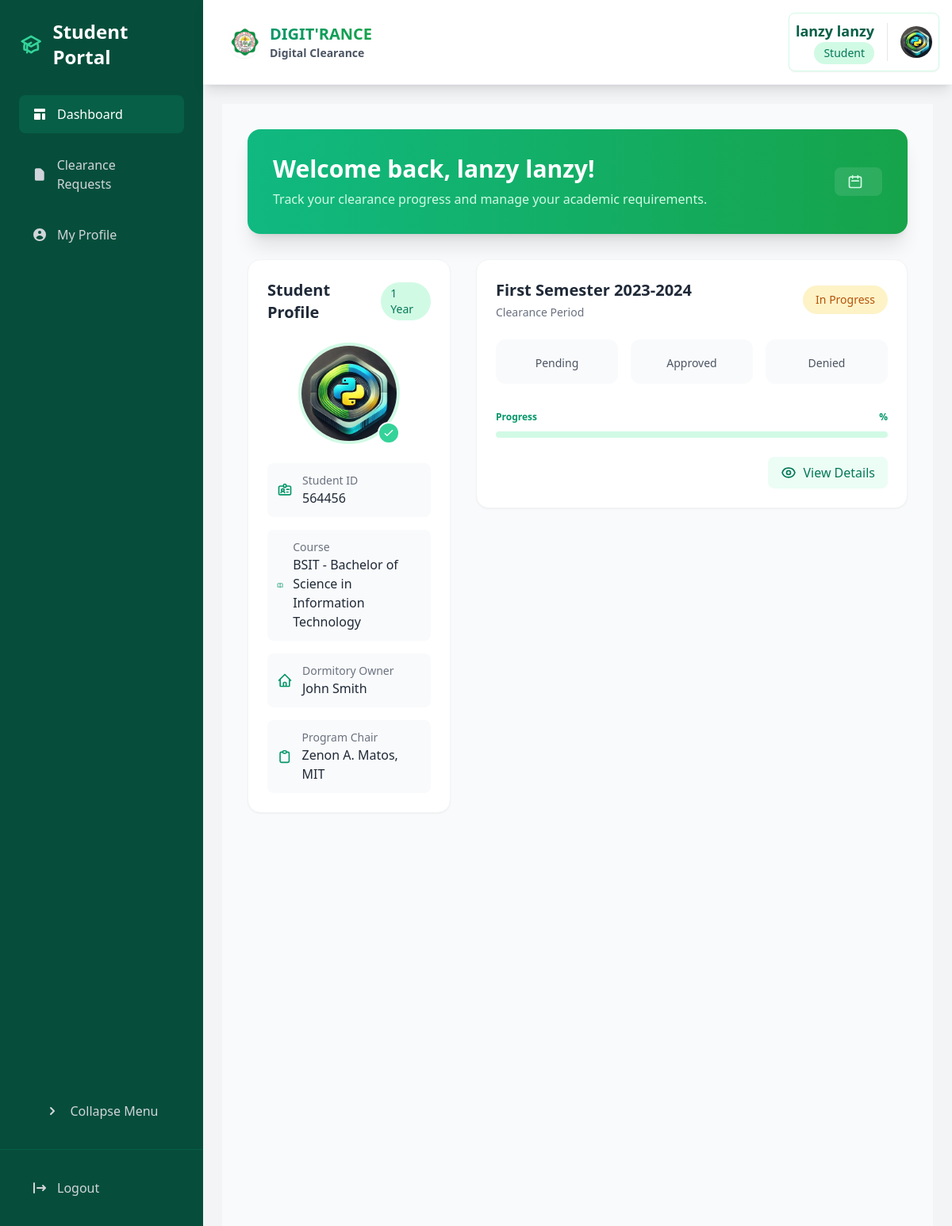
Page /student/dashboard/ (signed in) on the committed database.
### core/models.py (models this page shows, shortened)
class Student(models.Model):
    student_id = models.CharField(max_length=20, unique=True)
    user = models.OneToOneField(User, on_delete=models.CASCADE)
    course = models.ForeignKey(Course, on_delete=models.PROTECT)
    year_level = models.IntegerField()
    is_boarder = models.BooleanField(default=False)
    created_at = models.DateTimeField(auto_now_add=True)
    program_chair = models.ForeignKey(ProgramChair, on_delete=models.SET_NULL, null=True, blank=True, related_name="students")
    dormitory_owner = models.ForeignKey(Staff, on_delete=models.SET_NULL, null=True, blank=True, related_name="students_dorm", limit_choices_to={'is_dormitory_owner': True})
    is_approved = models.BooleanField(default=False)
    approval_date = models.DateTimeField(null=True, blank=True)
    approval_admin = models.ForeignKey(User, on_delete=models.SET_NULL, null=True, blank=True, related_name='approved_students')
    profile_picture = models.ImageField(
        upload_to='student_profiles/',
        null=True,
        blank=True
    )
    def get_profile_picture_url(self):
        if self.profile_picture and hasattr(self.profile_picture, 'url'):
            return self.profile_picture.url
        return static('img/default-profile.png')
    @property
    def full_name(self):
        return self.user.get_full_name()

class Course(models.Model):
    code = models.CharField(max_length=10, unique=True)  # e.g., BSIT, BPED
    name = models.CharField(max_length=100)  # e.g., Bachelor of Science in Information Technology
    dean = models.ForeignKey(Dean, on_delete=models.CASCADE, related_name='courses')
    is_active = models.BooleanField(default=True)  # To mark if course is currently offered
    created_at = models.DateTimeField(auto_now_add=True)
    updated_at = models.DateTimeField(auto_now=True)
    class Meta:
        ordering = ['code']
    def __str__(self):
        return f"{self.code} - {self.name}"

class Staff(models.Model):
    user = models.OneToOneField(User, on_delete=models.CASCADE)
    office = models.ForeignKey(Office, on_delete=models.CASCADE, related_name='staff')
    role = models.CharField(max_length=100)
    is_dormitory_owner = models.BooleanField(default=False)  # For dormitory (BH) manager
    profile_picture = models.ImageField(
        upload_to='staff_profiles/',
        null=True,
        blank=True
    )

class ProgramChair(models.Model):
    user = models.OneToOneField(User, on_delete=models.CASCADE)
    dean = models.ForeignKey(Dean, on_delete=models.SET_NULL, null=True, blank=True)
    profile_picture = models.ImageField(
        upload_to='program_chair_profiles/',
        null=True,
        blank=True
    )

class Clearance(models.Model):
    SEMESTER_CHOICES = SEMESTER_CHOICES  # Reference the module-level choices
    student = models.ForeignKey(Student, on_delete=models.CASCADE, related_name='clearances')
    school_year = models.CharField(max_length=9)  # Format: 2023-2024
    semester = models.CharField(max_length=3, choices=SEMESTER_CHOICES)
    is_cleared = models.BooleanField(default=False)
    cleared_date = models.DateTimeField(null=True, blank=True)
    program_chair_approved = models.BooleanField(default=False)
    created_at = models.DateTimeField(auto_now_add=True)
    class Meta:
        unique_together = ['student', 'school_year', 'semester']
        ordering = ['-school_year', '-semester']

### core/views.py (the view)
# urls.py: path('student/dashboard/', views.student_dashboard, name='student_dashboard'),
@login_required
def student_dashboard(request):
    try:
        student = request.user.student
        clearances = Clearance.objects.filter(student=student).order_by('-school_year', '-semester')
        context = {
            'student_info': student,
            'clearances': clearances,
        }
        return render(request, 'core/student_dashboard.html', context)
    except Student.DoesNotExist:
        messages.error(request, "Student profile not found.")
        return redirect('home')

### templates/core/student_dashboard.html (shortened to what this page needs)
{% extends "base.html" %}
{% load static %}
{% block sidebar %}
{% include "components/student_sidenav.html" %}
{% endblock %}
{% block content %}
<div class="min-h-screen bg-gray-50">
    <div class="max-w-7xl mx-auto px-4 sm:px-6 lg:px-8 py-8">
        <div class="bg-gradient-to-r from-emerald-500 to-green-600 rounded-2xl shadow-xl mb-8 p-6 sm:p-8">
            <div class="flex flex-col sm:flex-row items-center justify-between">
                <div class="mb-4 sm:mb-0">
                    <h1 class="text-3xl font-bold text-white mb-2">Welcome back, {{ student_info.full_name }}!</h1>
                    <p class="text-emerald-100">Track your clearance progress and manage your academic requirements.</p>
                </div>
                <div class="flex items-center space-x-2 bg-white/10 rounded-lg px-4 py-2">
                    <svg class="w-5 h-5 text-emerald-100" fill="none" stroke="currentColor" viewBox="0 0 24 24">
                        <path stroke-linecap="round" stroke-linejoin="round" stroke-width="2" d="M8 7V3m8 4V3m-9 8h10M5 21h14a2 2 0 002-2V7a2 2 0 00-2-2H5a2 2 0 00-2 2v12a2 2 0 002 2z" />
                    </svg>
                </div>
            </div>
        </div>
        <div class="grid grid-cols-1 lg:grid-cols-3 gap-8">
            <div class="lg:col-span-1">
                <div class="bg-white rounded-2xl shadow-sm border border-gray-100 overflow-hidden">
                    <div class="p-6">
                        <div class="flex items-center justify-between mb-6">
                            <h2 class="text-xl font-bold text-gray-800">Student Profile</h2>
                            <span class="px-3 py-1 bg-emerald-100 text-emerald-700 rounded-full text-sm font-medium">
                                {{ student_info.year_level }} Year
                            </span>
                        </div>
                        <div class="flex justify-center mb-6">
                            <div class="relative">
                                <img src="{{ student_info.get_profile_picture_url|default:'static/img/default-avatar.png' }}"
                                     alt="Profile Picture"
                                     class="w-32 h-32 rounded-full object-cover border-4 border-emerald-100">
                                <div class="absolute bottom-0 right-0 bg-emerald-400 p-1 rounded-full border-2 border-white">
                                    <svg class="w-4 h-4 text-white" fill="none" stroke="currentColor" viewBox="0 0 24 24">
                                        <path stroke-linecap="round" stroke-linejoin="round" stroke-width="2" d="M5 13l4 4L19 7" />
                                    </svg>
                                </div>
                            </div>
                        </div>
                        <div class="space-y-4">
                            <div class="flex items-center p-3 bg-gray-50 rounded-lg">
                                <div>
                                    <p class="text-sm text-gray-500">Student ID</p>
                                    <p class="font-medium text-gray-800">{{ student_info.student_id }}</p>
                                </div>
                            </div>
                            <div class="flex items-center p-3 bg-gray-50 rounded-lg">
                                <div>
                                    <p class="text-sm text-gray-500">Course</p>
                                    <p class="font-medium text-gray-800">{{ student_info.course }}</p>
                                </div>
                            </div>
                            {% if student_info.is_boarder %}
                            <div class="flex items-center p-3 bg-gray-50 rounded-lg">
                                <div>
                                    <p class="text-sm text-gray-500">Dormitory Owner</p>
                                    <p class="font-medium text-gray-800">{{ student_info.dormitory_owner.user.get_full_name }}</p>
                                </div>
                            </div>
                            {% endif %}
                            <div class="flex items-center p-3 bg-gray-50 rounded-lg">
                                <svg class="w-5 h-5 text-emerald-600 mr-3" fill="none" stroke="currentColor" viewBox="0 0 24 24">
                                    <path stroke-linecap="round" stroke-linejoin="round" stroke-width="2" d="M9 5H7a2 2 0 00-2 2v12a2 2 0 002 2h10a2 2 0 002-2V7a2 2 0 00-2-2h-2M9 5a2 2 0 002 2h2a2 2 0 002-2M9 5a2 2 0 012-2h2a2 2 0 012 2" />
                                </svg>
                                <div>
                                    <p class="text-sm text-gray-500">Program Chair</p>
                                    <p class="font-medium text-gray-800">{{ student_info.program_chair.user.get_full_name }}</p>
                                </div>
                            </div>
                        </div>
                    </div>
                </div>
            </div>
            <div class="lg:col-span-2">
                <div class="space-y-6">
                    {% for clearance in clearances %}
                    <div class="bg-white rounded-2xl shadow-sm border border-gray-100 overflow-hidden hover:shadow-md transition-shadow duration-300">
                        <div class="p-6">
                            <div class="flex justify-between items-center mb-6">
                                <div>
                                    <h3 class="text-xl font-bold text-gray-800">
                                        {{ clearance.get_semester_display }} {{ clearance.school_year }}
                                    </h3>
                                    <p class="text-gray-500 text-sm mt-1">Clearance Period</p>
                                </div>
                                <span class="px-4 py-2 rounded-full {% if clearance.is_cleared %}bg-emerald-100 text-emerald-700{% else %}bg-amber-100 text-amber-700{% endif %} font-medium text-sm">
                                    {{ clearance.is_cleared|yesno:"Cleared,In Progress" }}
                                </span>
                            </div>
                            <div class="grid grid-cols-3 gap-4 mb-6">
                                <div class="bg-gray-50 rounded-xl p-4 text-center">
                                    <div class="text-gray-600 text-sm">Pending</div>
                                </div>
                                <div class="bg-gray-50 rounded-xl p-4 text-center">
                                    <div class="text-gray-600 text-sm">Approved</div>
                                </div>
                                <div class="bg-gray-50 rounded-xl p-4 text-center">
                                    <div class="text-gray-600 text-sm">Denied</div>
                                </div>
                            </div>
                            <div class="relative pt-1 mb-6">
                                <div class="flex mb-2 items-center justify-between">
                                    <div>
                                        <span class="text-xs font-semibold inline-block text-emerald-600">
                                            Progress
                                        </span>
                                    </div>
                                    <div class="text-right">
                                        <span class="text-xs font-semibold inline-block text-emerald-600">
                                            {{ clearance.progress_percentage }}%
                                        </span>
                                    </div>
                                </div>
                                <div class="overflow-hidden h-2 text-xs flex rounded bg-emerald-100">
                                </div>
                            </div>
                            <div class="flex justify-end">
                                <a href="{% url 'view_clearance_details' clearance.id %}"
                                   class="inline-flex items-center px-4 py-2 bg-emerald-50 text-emerald-700 rounded-lg hover:bg-emerald-100 transition-colors duration-200">
                                    View Details
                                </a>
                            </div>
                        </div>
                    </div>
                    {% endfor %}
                </div>
            </div>
        </div>
    </div>
</div>
{% endblock %}

### templates/components/navbar.html (shortened to what this page needs)
{% load static %}
<header class="bg-white shadow-lg p-4 flex justify-between items-center border-b border-gray-100 sticky top-0 z-50">
    <div class="flex items-center">
        <h1 class="text-xl font-bold flex items-center ml-4 text-gray-800">
            <a href="{% url 'home' %}" class="flex items-center group">
                <img src="{% static 'img/permit_logo.png' %}" alt="JHCSC Logo" class="h-10 w-10 mr-3 rounded-full shadow-sm">
                <div class="flex flex-col">
                    <span class="text-gradient bg-clip-text text-transparent bg-gradient-to-r from-emerald-600 to-green-600 group-hover:from-emerald-700 group-hover:to-green-700 transition-all">
                    </span>
                    <span class="text-sm text-gray-600">Digital Clearance</span>
                </div>
            </a>
        </h1>    </div>
    <div class="flex items-center">
        {% if user.is_authenticated %}
            <div class="bg-white rounded-lg shadow-sm border border-emerald-100 hover:shadow-md transition-all duration-200">
                <div class="flex items-center space-x-4 p-2">
                    <div class="flex flex-col items-end">
                        <span class="font-semibold text-lg text-emerald-800">
                            {% if user.programchair %}
                                {{ user.get_full_name }}
                            {% elif user.student %}
                                {{ user.student.full_name }}
                            {% elif user.staff %}
                                {{ user.get_full_name }}
                            {% else %}
                                {{ user.get_full_name }}
                            {% endif %}
                        </span>
                        <span class="text-sm px-3 py-1 bg-emerald-100 text-emerald-700 rounded-full font-medium">
                            {% if user.programchair %}
                                Program Chair
                            {% elif user.student %}
                                Student
                            {% elif user.staff %}
                                {{ user.staff.office.name }} Staff
                            {% elif user.is_superuser %}
                                Administrator
                            {% endif %}
                        </span>
                    </div>
                    <div class="relative group">
                        {% if user.student %}
                            <img src="{{ user.student.get_profile_picture_url }}"
                                 alt="Profile"
                                 class="w-10 h-10 rounded-full object-cover">
                        {% elif user.programchair %}
                            <img src="{{ user.programchair.get_profile_picture_url }}"
                                 alt="Profile"
                                 class="w-10 h-10 rounded-full object-cover">
                        {% elif user.staff %}
                            <img src="{{ user.staff.get_profile_picture_url }}"
                                 alt="Profile"
                                 class="w-10 h-10 rounded-full object-cover">
                        {% endif %}
                    </div>
                </div>
            </div>
        {% endif %}
    </div>
</header>

### templates/components/navbar.html (style rules this page uses)
.text-gradient { background-size: 100%; -webkit-background-clip: text; -moz-background-clip: text; -webkit-text-fill-color: transparent; -moz-text-fill-color: transparent; }

### rows in the picture
Student: full_name "lanzy lanzy", year_level "1", student_id "564456", course "BSIT - Bachelor of Science in Information Technology", dormitory_owner.user.get_full_name "John Smith", program_chair.user.get_full_name "Zenon A. Matos, MIT"
Clearance: semester "First Semester", school_year "2023-2024", is_cleared "In Progress"

### other values in the picture
{{ user.student.full_name }} "lanzy lanzy"
